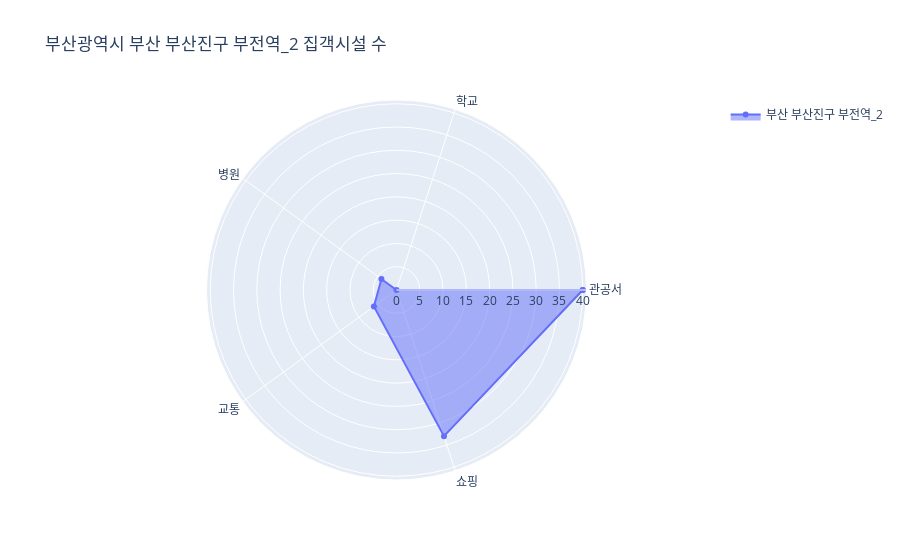

The code cell stored with this chart in its notebook:
### Code cell
import plotly.graph_objects as go

categories = ['관공서', '학교', '병원', '교통', '쇼핑']
# sg_mean_score = test.mean(axis = 0)[1:].values # 전체 평균
# sg_name, sg_score = getSangGwon5_ratio(150) # 남항로9번길 - 평균에 비해 매우 작음
sg_name, sg_score = getSangGwon5_ratio(265) # 부산 부산진구 부전역_2 - 평균과 비슷
# sg_name, sg_score = getSangGwon5_ratio(262) # 부산 부산진구 서면역_3 - 평균에 비해 매우 큼

# ---------------------
# 이 위까지 api로 호출 가능

categories = [*categories, categories[0]]
# sg_mean_score = [*sg_mean_score, sg_mean_score[0]]
sg_score = [*sg_score, sg_score[0]]

fig = go.Figure(
  data = [
    # go.Scatterpolar(r = sg_mean_score, theta = categories, fill = 'toself', name = '부산 상권 평균'), # 전체 평균
    go.Scatterpolar(r = sg_score, theta = categories, fill = 'toself', name = sg_name),
  ],
  layout = go.Layout(
    title = go.layout.Title(text = '부산광역시 ' + sg_name + ' 집객시설 수'),
    polar = {'radialaxis': {'visible': True}},
    showlegend = True
  )
) 

fig.show()

### Figure 1 — Plotly figure (JSON) as saved in the notebook; plotly's stock layout.template omitted (floating-point values rounded to 4 significant figures)
{"data": [{"fill": "toself", "name": "부산 부산진구 부전역_2", "r": [40, 0, 4, 6, 33, 40], "theta": ["관공서", "학교", "병원", "교통", "쇼핑", "관공서"], "type": "scatterpolar"}], "layout": {"polar": {"radialaxis": {"visible": true}}, "showlegend": true, "title": {"text": "부산광역시 부산 부산진구 부전역_2 집객시설 수"}}}
